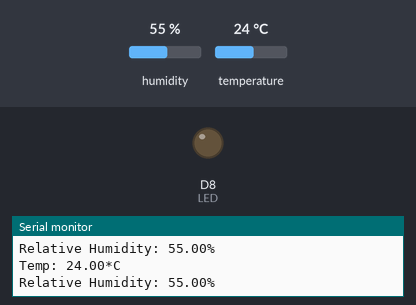
This sketch was run on a simulated ESP8266 (NodeMCU). Shown: output pins drawn as LEDs (lit = HIGH), the last lines printed to the serial monitor. Inputs (shaded band) come from the test bench; at power-on: temperature 24 °C, humidity 55 %.

Above: at 2.8 s.
2.9 s: temperature set to 26 °C
At 4.4 s:
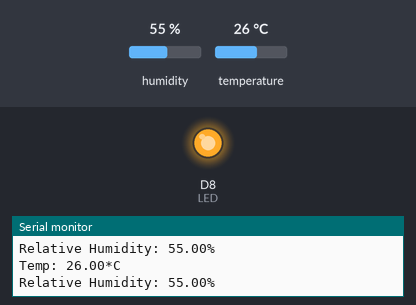
5.6 s: temperature set to 12 °C
At 6.8 s:
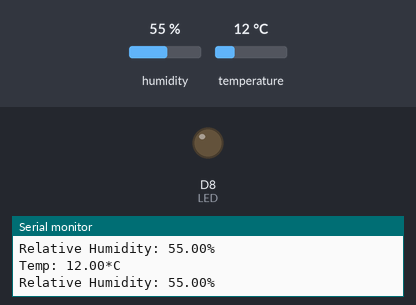
8.3 s: temperature set to 28 °C
At 11.5 s:
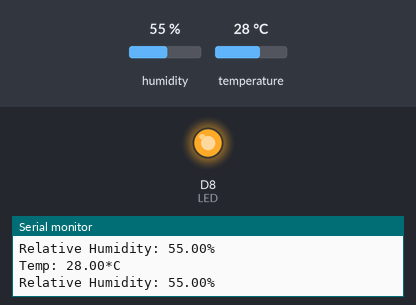
Timing chart, 0 to 13.0 s (numbered marks = the images above; inputs shaded):
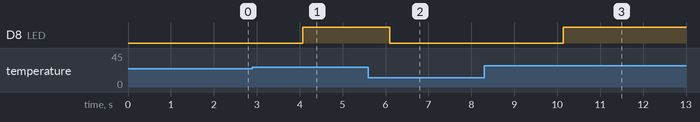

Measured:
- the behaviour switches between 24 and 25 °C on temperature (found by bisection; images 0 and 1)
- after the input at 2.9 s, D8 (LED): LOW → HIGH after 1.2 s
- after the input at 5.6 s, D8 (LED): HIGH → LOW after 0.49 s
- after the input at 8.3 s, D8 (LED): LOW → HIGH after 1.8 s

The sketch:

dht.ino
```cpp
#include "dht.h" //incude libraries folder
#define DHT11_PIN D7
dht DHT11;
int LED = 15;
void setup(){
  Serial.begin(9600);
  pinMode(LED,OUTPUT);
}

void loop(){
    DHT11.read11(DHT11_PIN);    //read DHT11 data
    if( DHT11.temperature > 24)
        digitalWrite(LED,HIGH);
    else
        digitalWrite(LED,LOW);
    Serial.print("Temp: ");
    Serial.print(DHT11.temperature);  // Print the temperature
    Serial.println("*C");
    Serial.print("Relative Humidity: ");
    Serial.print(DHT11.humidity);     // Print the humidity
    Serial.println("%");
    delay(2000);
}
```
